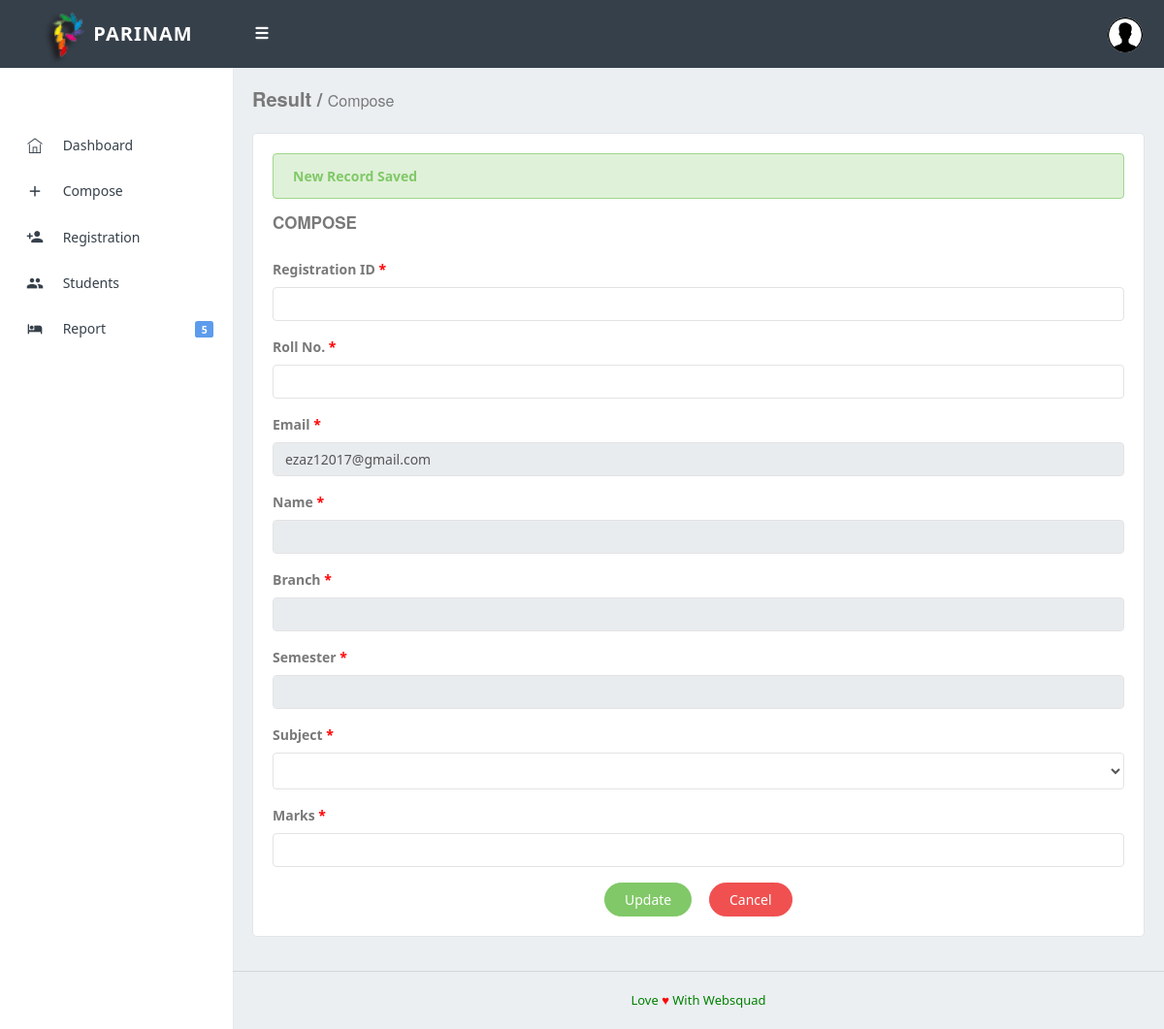
Before: /update_result.php?email=ezaz12017@gmail.com with the older database file.
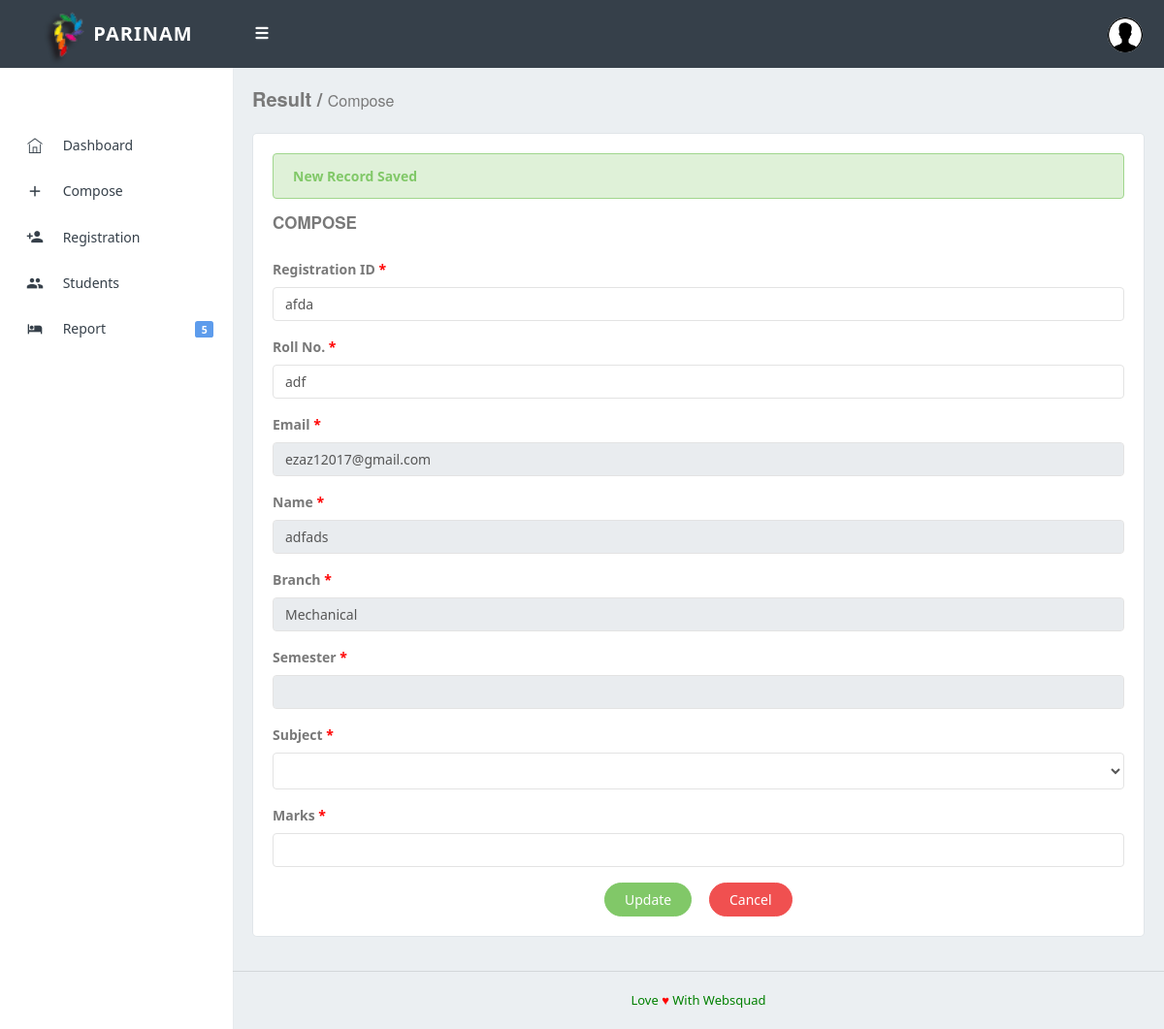
After: the same page with the newer database file.
### tables this page shows
CREATE TABLE `student` (
  `id` bigint(100) NOT NULL,
  `email` varchar(225) NOT NULL,
  `name` varchar(255) NOT NULL,
  `department` varchar(255) NOT NULL,
  `semester` int(100) NOT NULL,
  `reg_num` varchar(255) NOT NULL,
  `roll_num` varchar(255) NOT NULL,
  `mother` varchar(255) NOT NULL,
  `father` varchar(255) NOT NULL,
  `dob` date NOT NULL
);

### update_result.php (the view, shortened to what the changed rows need)
<?php
	require "include/db.php";
	$student_id = $_GET['email'];
	$sql = "SELECT email, name,department, semester, reg_num, roll_num FROM student WHERE email = '$student_id' ";
	$result = mysqli_query($conn, $sql);
	$row = mysqli_fetch_assoc($result);
	$reg_num = $row['reg_num'];
	$roll_num = $row['roll_num'];
	$name = $row['name'];
	$department = $row['department'];
?>
<!DOCTYPE html>
 <html>
     <head>
         <link href="assets/css/bootstrap.min.css" rel="stylesheet" type="text/css" />
         <link href="assets/css/icons.css" rel="stylesheet" type="text/css" />
         <link href="assets/css/style.css" rel="stylesheet" type="text/css" />
     </head>
     <body class="fixed-left">
         <div id="wrapper">
          <div class="content-page">
                 <div class="content">
                     <div class="container-fluid">
                          <div class="row">
                             <div class="col-md-12">
							 <div class="card-box">
                                     <form method="post" action="#" id="compose_form" onsubmit="return update_result()">
                                         <div>
                                             <section>
                                                 <div class="form-group clearfix">
                                                     <div class="">
                                                         <input class="form-control required" onkeyup="fetch_student(this.value)" id="s_reg" value="<?php echo $reg_num; ?>"   name="reg_num" type="text" required />
                                                     </div>
                                                 </div>
                                                 <div class="form-group clearfix">
                                                     <div class="">
                                                         <input  name="roll_num" type="text" value="<?php echo $roll_num; ?>" onkeyup="fetch_student(this.value)" id="s_roll" class="required form-control" required />
                                                     </div>
                                                 </div>
												 <div class="form-group clearfix">
                                                     <div class="">
                                                         <input  name="name" type="text" id="s_name" value="<?php echo $name; ?>" class="required form-control" required  readonly />
                                                     </div>
                                                 </div>
												 <div class="form-group clearfix">
                                                     <div class="">
                                                         <input  name="branch" type="text" id="s_branch" value="<?php echo $department; ?>"  class="required form-control" required  readonly />
                                                     </div>
                                                 </div>
                                             </section>
                                         </div>
                                     </form>
                                 </div>
                             </div>
                         </div>
						 </div>
                     </div>
                 </div>
             </div>
     </body>
 </html>

Changed rows visible on the page:
added student: reg_num "afda", roll_num "adf", name "adfads", branch "Mechanical"
